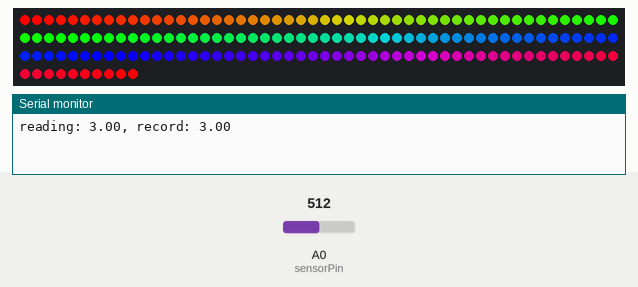
Simulated run of this sketch. Board: Arduino Uno, built with avr-gcc and run on an emulated ATmega328P. On the bench: 160 RGB LEDs in strip order, left to right, continuing on the next row, the last lines printed to the serial monitor. The test bench sets the inputs (shaded band); at power-on: A0 (sensorPin) = 512.

Above: at 0.6 s.
1.3 s: A0 (sensorPin) set to 60
3.7 s: A0 (sensorPin) set to 716
At 4.3 s:
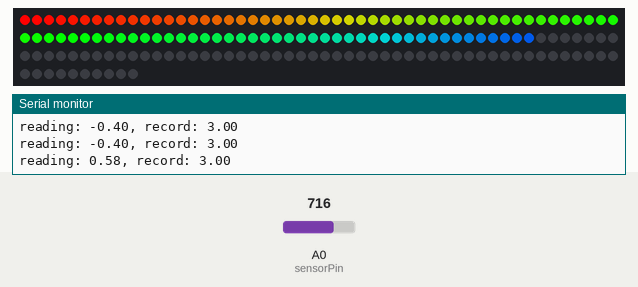
5.9 s: A0 (sensorPin) set to 122
At 8.6 s:
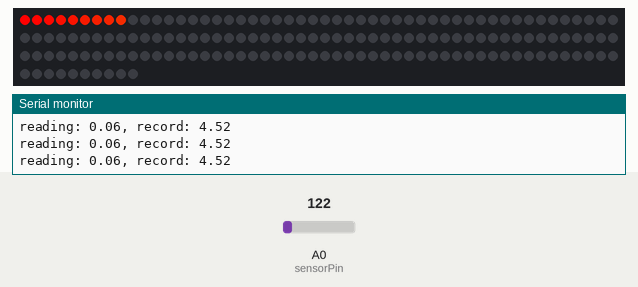
8.9 s: A0 (sensorPin) set to 45
10.8 s: A0 (sensorPin) set to 130
13.0 s: A0 (sensorPin) set to 306
At 13.4 s:
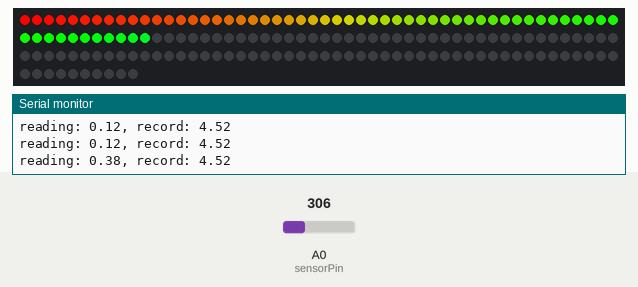
Timing chart, 0 to 16.0 s (numbered marks = the images above; inputs shaded):
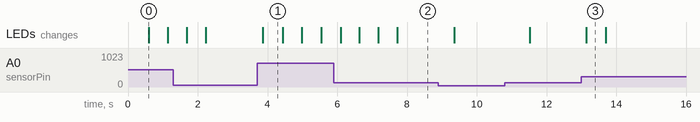

The sketch:

LED_applause_meter.ino
```cpp
#include "LPD8806.h"
#include "SPI.h"

/* Example to control LPD8806-based RGB LED Modules in a strip
 *  Creates an applause-o-meter from a sound meter
 *  with high-water-mark record level and
 *  blinking alert upon setting new record.
 *  Designed to work with sound meter like the Extech 407736
 *  that outputs analog 0 - 2.5 VDC (10mv / dB).
 */


/*****************************************************************************/

// Number of RGB LEDs in strand{}Y
int nLEDs = 160;

// Chose 2 pins for output; can be any valid output pins:
int dataPin  = 2;
int clockPin = 3;
int sensorPin = 0;
int sensorValue = 0;
int sensorDbValue = 0;
float voltage = 0;
float percentOfMaxDb = 0.0;

// for keeping track of the max since last plugged in
// TODO: add a reset button that sets this back to zero
float recordHighestPercentOfDb = 0.0;
// set this to the minimum dB that will trigger blinking when it sets a record
int minRecordDbBlinkThresh = 70;
// set for how many times to blink
int recordSetBlinkCount = 3;
int remainingBlinkCount = 0; // counter for blinker
bool blinkStatus = false;

// meter's low range starts at 35
// set higher to "zoom in" on active range in loud room; sets strip min dB to register
float sensorDbMin = 55.0;
// meter's low range maxes out at 90, high at 130;
// set this to dB that maxes out strip display
float sensorDbMax = 120.0;

// NOTE: samplingDuration must be an integer multiple of samplingInterval
int samplingDuration = 500; // milliseconds to gather samples before updating display
int samplingInterval = 50; // milliseconds between individual samples (averaged over duration)

// First parameter is the number of LEDs in the strand.  The LED strips
// are 32 LEDs per meter but you can extend or cut the strip.  Next two
// parameters are SPI data and clock pins:
LPD8806 strip = LPD8806(nLEDs, dataPin, clockPin);

// You can optionally use hardware SPI for faster writes, just leave out
// the data and clock pin parameters.  But this does limit use to very
// specific pins on the Arduino.  For "classic" Arduinos (Uno, Duemilanove,
// etc.), data = pin 11, clock = pin 13.  For Arduino Mega, data = pin 51,
// clock = pin 52.  For 32u4 Breakout Board+ and Teensy, data = pin B2,
// clock = pin B1.  For Leonardo, this can ONLY be done on the ICSP pins.
//LPD8806 strip = LPD8806(nLEDs);

void setup() {
  // initialize serial communication at 9600 bits per second:
  Serial.begin(9600);

  // Start up the LED strip
  strip.begin();

  // Update the strip, to start they are all 'off'
  strip.show();
}


void loop() {
  // measure the sensor input in percent of max dB
  sensorDbValue = sensorReadDb(sensorPin, samplingDuration);
  // convert to percent
  percentOfMaxDb = (sensorDbValue - sensorDbMin) / (sensorDbMax - sensorDbMin);
  Serial.print("reading: ");
  Serial.print(percentOfMaxDb);

  // check for a new record
  if (percentOfMaxDb > recordHighestPercentOfDb) {
    recordHighestPercentOfDb = percentOfMaxDb;
    if (sensorDbValue >= minRecordDbBlinkThresh) {
      remainingBlinkCount = recordSetBlinkCount;
    }
  }

  if (remainingBlinkCount > 0) {
    if (blinkStatus == true) {
      // wipe it all out to turn off
      colorFillPercent(strip.Color(0,   0,   0), recordHighestPercentOfDb);
      blinkStatus = false;
      remainingBlinkCount -= 1; // reduce the count
    } else {
      rainbowFillPercent(percentOfMaxDb, 0);
      blinkStatus = true;
    }
  } else {
    rainbowFillPercent(percentOfMaxDb, 0);
  }

  Serial.print(", record: ");
  Serial.println(recordHighestPercentOfDb);
  colorMarkPercent(strip.Color(255,   0,   0), recordHighestPercentOfDb);

  strip.show();
}

///////////////////////////////////////////
// FUNCTIONS
///////////////////////////////////////////

float sensorReadDb(int sensorPin, int samplingDuration) {
  int sampleCount = samplingDuration / samplingInterval;
  int sampleSum = 0;
  for (int t=0; t<sampleCount; t++) {
    // read the sound meter;
    sensorValue = analogRead(sensorPin);
    sampleSum += sensorValue; // add to sum of samples so far
    delay(samplingInterval);
  }
  int sampleAverage = sampleSum / sampleCount;
  voltage = sampleAverage * (5.0 / 1023.0);
  sensorDbValue = voltage * 100; // 10 mV per dB
  return sensorDbValue;
}


// Fill the dots up to a percent along the strip.
void rainbowFillPercent(float fillPercent, int colorOffset) {
  int i;
  int fillHeight = strip.numPixels() * fillPercent;

  for (i=0; i<strip.numPixels(); i++) {
    strip.setPixelColor(i, strip.Color(0,   0,   0)); // fill with "off"
  }

  for (i=0; i < fillHeight; i++) {
      strip.setPixelColor(i, Wheel( ((i * 384 / strip.numPixels()) + colorOffset) % 384) );
  }
}

// Fill the dots up to a percent along the strip.
void colorFillPercent(uint32_t c, float fillPercent) {
  int i;
  int fillHeight = strip.numPixels() * fillPercent;

  for (i=0; i<strip.numPixels(); i++) {
    strip.setPixelColor(i, strip.Color(0,   0,   0)); // fill with "off"
  }

  for (i=0; i < fillHeight; i++) {
      strip.setPixelColor(i, c); // fill to height with color
  }
}

// Mark the dot at a given percent along the strip.
void colorMarkPercent(uint32_t c, float markPercent) {
//  Serial.println(markPercent);
  int markHeight = int(strip.numPixels() * markPercent);
//  Serial.println(markHeight);
  for (int i=0; i<3; i++) { // add three dots as athe marker
    if (markHeight + i < strip.numPixels()) { // don't fill past the end
      strip.setPixelColor(markHeight + i, c);
    }
  }
}

/* Helper functions */

//Input a value 0 to 384 to get a color value.
//The colours are a transition r - g -b - back to r

uint32_t Wheel(uint16_t WheelPos)
{
  byte r, g, b;
  switch(WheelPos / 128)
  {
    case 0:
      r = 127 - WheelPos % 128;   //Red down
      g = WheelPos % 128;      // Green up
      b = 0;                  //blue off
      break;
    case 1:
      g = 127 - WheelPos % 128;  //green down
      b = WheelPos % 128;      //blue up
      r = 0;                  //red off
      break;
    case 2:
      b = 127 - WheelPos % 128;  //blue down
      r = WheelPos % 128;      //red up
      g = 0;                  //green off
      break;
  }
  return(strip.Color(r,g,b));
}
```

Measured:
- after the input at 3.7 s, the LEDs: change after 0.17 s (image 1)
- after the input at 5.9 s, the LEDs: first differ from a run without the input after 0.74 s (image 2)
- after the input at 13.0 s, the LEDs: change after 0.14 s (image 3)
- what the display in image 0 shows lasts 0.5 s, from 0.6 s to 1.1 s
- what the display in image 1 shows lasts 0.5 s, from 3.9 s to 4.4 s
